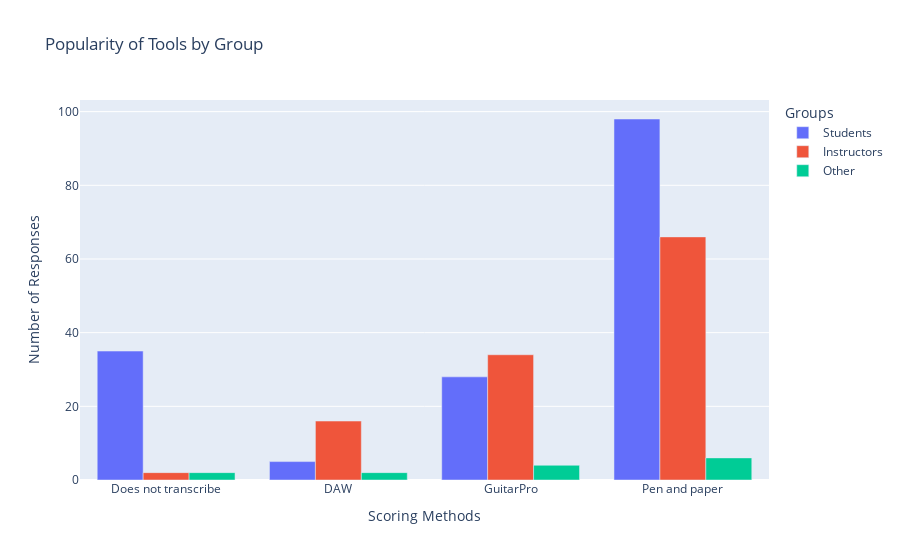

The notebook cell saved with this chart:
### Code cell
# create a dataframe with the count of tools for each group
tool_counts = df.groupby(['group', 'tools']).size().reset_index(name='count')

# create the plot
fig = px.bar(tool_counts, x='tools', y='count', color='group', barmode='group', 
             title='Popularity of Tools by Group',
             category_orders={'group': ["Students", "Instructors", "Other"]})

# update the x-axis labels
fig.update_xaxes(title_text='Scoring Methods')

fig.update_layout(
    legend_title='Groups',
                          xaxis=dict(
                    categoryorder='array',
                    categoryarray=['Does not transcribe', 'DAW', 'GuitarPro', "Pen and paper"])
)  
# update the y-axis labels
fig.update_yaxes(title_text='Number of Responses')

fig.show()
pio.write_image(fig, 'barz2.png', width=800, height=400, scale=3)

### Figure 1 — Plotly figure (JSON) as saved in the notebook; plotly's stock layout.template omitted (floating-point values rounded to 4 significant figures)
{"data": [{"alignmentgroup": "True", "hovertemplate": "group=Students<br>tools=%{x}<br>count=%{y}<extra></extra>", "legendgroup": "Students", "marker": {"color": "#636efa", "pattern": {"shape": ""}}, "name": "Students", "offsetgroup": "Students", "orientation": "v", "showlegend": true, "textposition": "auto", "type": "bar", "x": ["DAW", "Does not transcribe", "GuitarPro", "Pen and paper"], "xaxis": "x", "y": [5, 35, 28, 98], "yaxis": "y"}, {"alignmentgroup": "True", "hovertemplate": "group=Instructors<br>tools=%{x}<br>count=%{y}<extra></extra>", "legendgroup": "Instructors", "marker": {"color": "#EF553B", "pattern": {"shape": ""}}, "name": "Instructors", "offsetgroup": "Instructors", "orientation": "v", "showlegend": true, "textposition": "auto", "type": "bar", "x": ["DAW", "Does not transcribe", "GuitarPro", "Pen and paper"], "xaxis": "x", "y": [16, 2, 34, 66], "yaxis": "y"}, {"alignmentgroup": "True", "hovertemplate": "group=Other<br>tools=%{x}<br>count=%{y}<extra></extra>", "legendgroup": "Other", "marker": {"color": "#00cc96", "pattern": {"shape": ""}}, "name": "Other", "offsetgroup": "Other", "orientation": "v", "showlegend": true, "textposition": "auto", "type": "bar", "x": ["DAW", "Does not transcribe", "GuitarPro", "Pen and paper"], "xaxis": "x", "y": [2, 2, 4, 6], "yaxis": "y"}], "layout": {"barmode": "group", "legend": {"title": {"text": "Groups"}, "tracegroupgap": 0}, "title": {"text": "Popularity of Tools by Group"}, "xaxis": {"anchor": "y", "categoryarray": ["Does not transcribe", "DAW", "GuitarPro", "Pen and paper"], "categoryorder": "array", "domain": [0, 1], "title": {"text": "Scoring Methods"}}, "yaxis": {"anchor": "x", "domain": [0, 1], "title": {"text": "Number of Responses"}}}}
